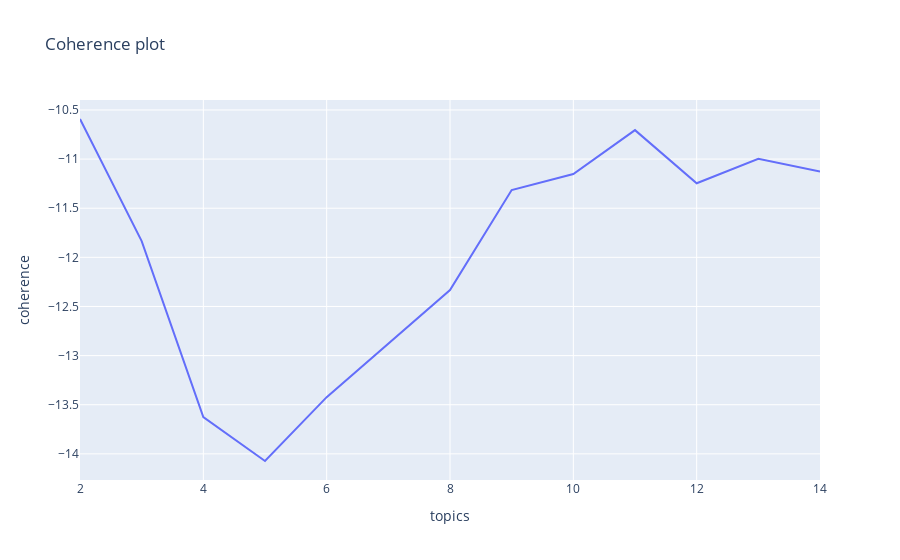

The code cell stored with this chart in its notebook:
### Code cell
fig = px.line(pre_ts_df, x='topics', y='coherence', title='Coherence plot')
fig.show()

### Figure 1 — Plotly figure (JSON) as saved in the notebook; plotly's stock layout.template omitted (floating-point values rounded to 4 significant figures)
{"data": [{"hovertemplate": "topics=%{x}<br>coherence=%{y}<extra></extra>", "legendgroup": "", "line": {"color": "#636efa", "dash": "solid"}, "marker": {"symbol": "circle"}, "mode": "lines", "name": "", "orientation": "v", "showlegend": false, "type": "scatter", "x": [2, 3, 4, 5, 6, 7, 8, 9, 10, 11, 12, 13, 14], "xaxis": "x", "y": [-10.59, -11.83, -13.63, -14.07, -13.42, -12.88, -12.33, -11.31, -11.15, -10.71, -11.25, -11.0, -11.13], "yaxis": "y"}], "layout": {"legend": {"tracegroupgap": 0}, "title": {"text": "Coherence plot"}, "xaxis": {"anchor": "y", "domain": [0, 1], "title": {"text": "topics"}}, "yaxis": {"anchor": "x", "domain": [0, 1], "title": {"text": "coherence"}}}}
